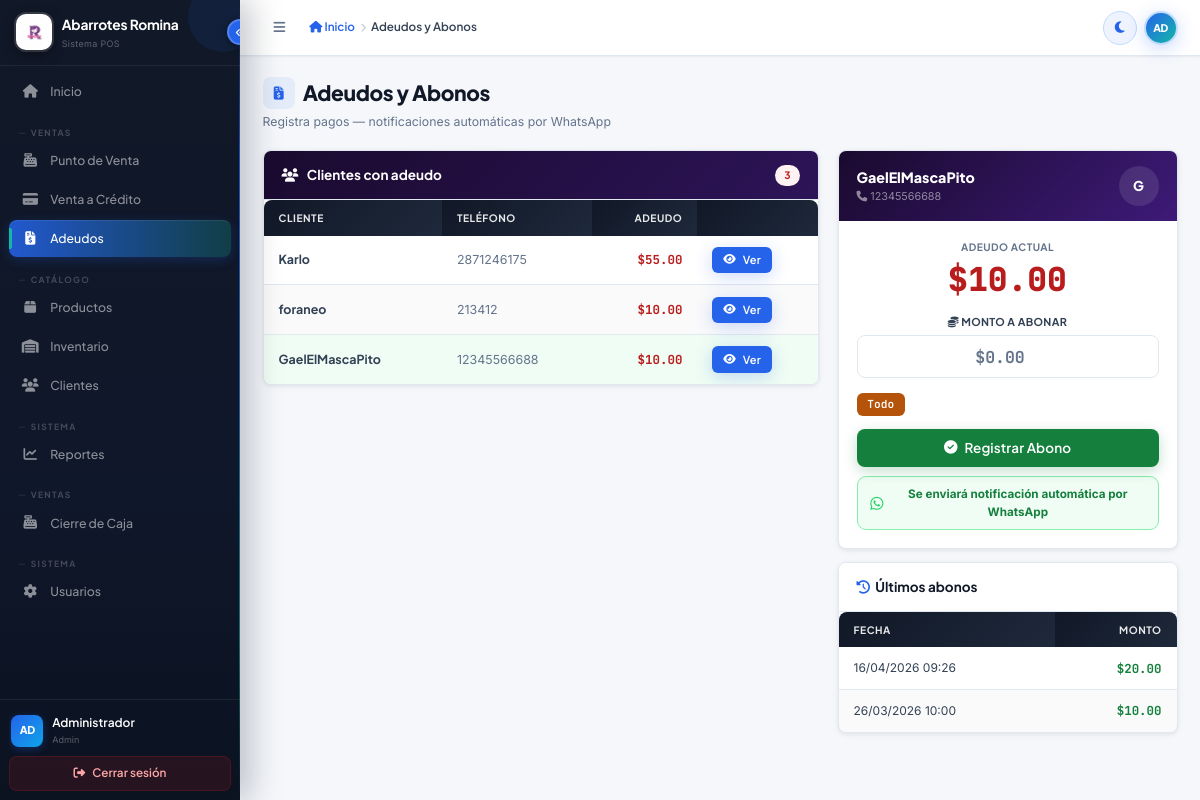
The page /fiado/consultar_adeudo.php?cliente=3 (signed in) on the database its author committed.
### tables this page shows
CREATE TABLE `clientes` (
  `id_cliente` int(11) NOT NULL AUTO_INCREMENT,
  `nombre` varchar(100) NOT NULL,
  `telefono` varchar(20) DEFAULT NULL,
  `adeudo` decimal(10,2) NOT NULL DEFAULT 0.00,
  `fecha_registro` timestamp NOT NULL DEFAULT current_timestamp(),
  PRIMARY KEY (`id_cliente`)
);

CREATE TABLE `abonos` (
  `id_abono` int(11) NOT NULL AUTO_INCREMENT,
  `fecha` datetime NOT NULL DEFAULT current_timestamp(),
  `monto` decimal(10,2) NOT NULL,
  `id_cliente` int(11) NOT NULL,
  PRIMARY KEY (`id_abono`),
  KEY `id_cliente` (`id_cliente`),
  CONSTRAINT `abonos_ibfk_1` FOREIGN KEY (`id_cliente`) REFERENCES `clientes` (`id_cliente`) ON DELETE CASCADE
);

### fiado/consultar_adeudo.php (the view, shortened to what this page needs)
<?php
require_once '../includes/config.php';
$cliente_id = isset($_GET['cliente']) ? (int)$_GET['cliente'] : 0;
$cliente    = null;
if ($cliente_id) {
    $s = $conn->prepare("SELECT * FROM clientes WHERE id_cliente = ?");
    $s->bind_param("i", $cliente_id); $s->execute();
    $cliente = $s->get_result()->fetch_assoc();
}
$deudores = $conn->query("SELECT id_cliente, nombre, telefono, adeudo
    FROM clientes WHERE adeudo > 0 ORDER BY adeudo DESC, nombre");
$abonos_list = [];
if ($cliente) {
    $sa = $conn->prepare("SELECT fecha, monto FROM abonos WHERE id_cliente = ? ORDER BY fecha DESC LIMIT 10");
    $sa->bind_param("i", $cliente_id); $sa->execute();
    $r = $sa->get_result();
    while ($ab = $r->fetch_assoc()) $abonos_list[] = $ab;
}
?>
<div class="page-head fade-up">
  <div class="page-title"><i class="fa-solid fa-file-invoice-dollar"></i> Adeudos y Abonos</div>
  <div class="page-subtitle">Registra pagos — notificaciones automáticas por WhatsApp</div>
</div>
<div class="adeudo-layout">
  <div class="card fade-up delay-1">
    <div class="card-header"
         style="background:linear-gradient(135deg,#1a0a2e,#2d1458)">
      <h3 style="color:#fff">
        <i class="fa-solid fa-users" style="margin-right:.4rem"></i>
        Clientes con adeudo
      </h3>
      <span class="badge badge-rojo"><?=$deudores->num_rows?></span>
    </div>
    <div class="tabla-wrap">
      <table class="tabla">
        <thead>
          <tr>
            <th>Cliente</th>
            <th>Teléfono</th>
            <th style="text-align:right">Adeudo</th>
            <th></th>
          </tr>
        </thead>
        <tbody>
          <?php if($deudores->num_rows===0): ?>
            <tr><td colspan="4">
              <div class="empty-state">
                <div class="ei"><i class="fa-solid fa-circle-check" style="color:var(--verde)"></i></div>
                <p>¡Sin adeudos pendientes!</p>
              </div>
            </td></tr>
          <?php else: ?>
            <?php while($c=$deudores->fetch_assoc()): ?>
            <tr style="<?=$c['id_cliente']==$cliente_id?'background:var(--verde-bg)':''?>">
              <td><strong style="font-family:var(--font-title)"><?=e($c['nombre'])?></strong></td>
              <td style="color:var(--txt-muted)"><?=e($c['telefono']?:'—')?></td>
              <td style="text-align:right" class="dinero dinero-rojo"><?=dinero($c['adeudo'])?></td>
              <td>
                <a href="?cliente=<?=$c['id_cliente']?>" class="btn btn-sm btn-morado">
                  <i class="fa-solid fa-eye"></i> Ver
                </a>
              </td>
            </tr>
            <?php endwhile ?>
          <?php endif ?>
        </tbody>
      </table>
    </div>
  </div>
  <div class="panel-cliente">
    <?php if($cliente): ?>
    <div class="card fade-up delay-2" style="margin-bottom:.85rem;overflow:hidden">
      <div style="background:linear-gradient(135deg,#1a0a2e,#3d1a78);padding:1rem 1.2rem;display:flex;align-items:center;justify-content:space-between">
        <div>
          <div style="font-family:var(--font-title);font-size:.95rem;font-weight:800;color:#fff">
            <?=e($cliente['nombre'])?>
          </div>
          <?php if($cliente['telefono']): ?>
          <div style="font-size:.72rem;color:rgba(255,255,255,.5);margin-top:1px">
            <i class="fa-solid fa-phone"></i> <?=e($cliente['telefono'])?>
          </div>
          <?php endif ?>
        </div>
        <div style="width:40px;height:40px;border-radius:50%;background:rgba(255,255,255,.1);display:flex;align-items:center;justify-content:center;font-family:var(--font-title);font-size:.9rem;font-weight:800;color:#fff">
          <?=strtoupper(substr($cliente['nombre'],0,1))?>
        </div>
      </div>
      <div style="padding:1.2rem;text-align:center">
        <div style="font-family:var(--font-ui);font-size:.68rem;font-weight:700;text-transform:uppercase;letter-spacing:.5px;color:var(--txt-muted)">
          Adeudo actual
        </div>
        <div class="monto-grande <?=$cliente['adeudo']<=0?'cero':''?>">
          <?=dinero($cliente['adeudo'])?>
        </div>
        <?php if($cliente['adeudo']>0.005): ?>
        <form method="POST">
          <div class="form-group">
            <label class="form-label"><i class="fa-solid fa-coins"></i> Monto a abonar</label>
            <input type="number" name="monto" id="inpMonto" class="form-control"
                   step="0.01" min="0.01" max="<?=round($cliente['adeudo'],2)?>"
                   placeholder="$0.00" required
                   style="font-family:var(--font-mono);font-size:1.1rem;font-weight:700;text-align:center">
          </div>
          <div class="quick-abonos">
            <button type="button" class="btn btn-sm btn-naranja"
                    onclick="document.getElementById('inpMonto').value='<?=round($cliente['adeudo'],2)?>'"
                    style="font-family:var(--font-mono)">Todo</button>
          </div>
          <button type="submit" name="abono" class="btn btn-verde btn-block btn-lg" style="margin-top:.85rem">
            <i class="fa-solid fa-circle-check"></i> Registrar Abono
          </button>
          <div class="wsp-badge">
            <i class="fa-brands fa-whatsapp" style="font-size:1rem;color:#25D366"></i>
            Se enviará notificación automática por WhatsApp
          </div>
        </form>
        <?php else: ?>
          <div class="alerta alerta-exito" style="margin-top:.5rem">
            <i class="fa-solid fa-circle-check"></i> Sin adeudo pendiente
          </div>
        <?php endif ?>
      </div>
    </div>
    <?php if(!empty($abonos_list)): ?>
    <div class="card fade-up delay-3">
      <div class="card-header">
        <h3><i class="fa-solid fa-clock-rotate-left" style="color:var(--p1);margin-right:.35rem"></i>Últimos abonos</h3>
      </div>
      <div class="tabla-wrap">
        <table class="tabla">
          <thead><tr><th>Fecha</th><th style="text-align:right">Monto</th></tr></thead>
          <tbody>
            <?php foreach($abonos_list as $ab): ?>
            <tr>
              <td style="font-size:.8rem"><?=date('d/m/Y H:i',strtotime($ab['fecha']))?></td>
              <td style="text-align:right" class="dinero dinero-verde"><?=dinero($ab['monto'])?></td>
            </tr>
            <?php endforeach ?>
          </tbody>
        </table>
      </div>
    </div>
    <?php endif ?>
    <?php endif ?>
  </div>
</div>

### fiado/consultar_adeudo.php (style rules this page uses)
.adeudo-layout { display:grid;grid-template-columns:1fr 340px;gap:1.25rem;align-items:start }
.panel-cliente { position:sticky;top:calc(var(--topbar-h) + 1.25rem) }
.monto-grande { font-family:var(--font-mono) !important; font-size:2.2rem;font-weight:800; color:var(--rojo);line-height:1.1; font-feature-settings:"tnum" 1; margin:.4rem 0 1.1rem; }
.quick-abonos { display:flex;gap:.4rem;flex-wrap:wrap;margin-top:.5rem }
.wsp-badge { display:flex;align-items:center;gap:.5rem; padding:.52rem .85rem; background:var(--verde-bg);border:1px solid var(--verde-b); border-radius:9px;font-size:.78rem;font-weight:700;color:var(--verde); margin-top:.65rem; }

### rows shown on the page
clientes: nombre "Karlo", telefono "2871246175", adeudo "$55.00"
clientes: nombre "foraneo", telefono "213412", adeudo "$10.00"
clientes: nombre "GaelElMascaPito", telefono "12345566688", adeudo "$10.00", nombre "G"
abonos: fecha "16/04/2026 09:26", monto "$20.00"
abonos: fecha "26/03/2026 10:00", monto "$10.00"

### other values the page prints
$item['label'] "Inicio"
$glabel "VENTAS"
$item['label'] "Punto de Venta"
$item['label'] "Venta a Crédito"
$item['label'] "Adeudos"
$glabel "CATÁLOGO"
$item['label'] "Productos"
$item['label'] "Inventario"
$item['label'] "Clientes"
$glabel "SISTEMA"
$item['label'] "Reportes"
$item['label'] "Cierre de Caja"
$item['label'] "Usuarios"
$ini "AD"
$user "Administrador"
